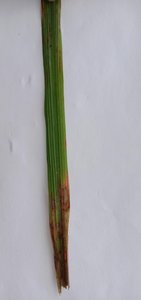
#> input picture Dhan-Shomadhan/preprocessing/thumbnails/00cb9c69873fff1f9e89.jpg, 141 x 300 px
$ python -i prepare_dataset.py   (imports and definitions only)
#> lines starting #> are read from the running program, lines starting #| are printed output that depends on the picture
#> further down, picture is the input picture: PIL image 141x300 RGB; mean R, G, B 169.8, 169.5, 172
"""Audit Dhan-Shomadhan and create shared, group-disjoint repeated holdouts.

Python 3.12; NumPy and Pillow. No images are edited or deleted.
Run `python prepare_dataset.py --help` for the two-stage workflow.
"""
from __future__ import annotations

import argparse
import csv
import hashlib
import json
import platform
import random
from collections import Counter, defaultdict
from concurrent.futures import ThreadPoolExecutor
from pathlib import Path

import numpy as np
import PIL
from PIL import Image, ImageDraw, ImageFont, ImageOps

CLASSES = {"brown_spot": 0, "leaf_scald": 1, "rice_blast": 2,
           "rice_tungro": 3, "sheath_blight": 4}
BACKGROUNDS = {"field": 0, "white": 1}
DISEASE_ALIASES = {
    "brown spot": "brown_spot", "browon spot": "brown_spot",
    "leaf scaled": "leaf_scald", "leaf scald": "leaf_scald",
    "rice blast": "rice_blast", "rice turgro": "rice_tungro",
    "rice tungro": "rice_tungro", "shath blight": "sheath_blight",
    "sheath blight": "sheath_blight"}
BACKGROUND_ALIASES = {"field background": "field", "white background": "white"}
EXTENSIONS = {".jpg", ".jpeg", ".png", ".bmp", ".tif", ".tiff", ".webp"}
SEEDS = (11, 22, 33, 44, 55)
RATIOS = np.array([.70, .15, .15])
PARTITIONS = ("train", "validation", "test")
RESAMPLE = Image.Resampling.LANCZOS


def norm(text):
    return " ".join(text.casefold().split())


def sha_file(path):
    with Path(path).open("rb") as f:
        return hashlib.file_digest(f, "sha256").hexdigest()


def digest(value):
    return hashlib.sha256(json.dumps(value, sort_keys=True).encode()).hexdigest()


def write_json(path, value):
    Path(path).write_text(json.dumps(value, indent=2, sort_keys=True) + "\n")


def read_csv(path):
    with Path(path).open(newline="", encoding="utf-8-sig") as f:
        return list(csv.DictReader(f))


# [16 lines left out: functions write_csv, rgb_image, not called in this run]


def pack_hash(bits):
    return f"{int(''.join('1' if v else '0' for v in bits.ravel()), 2):016x}"


def perceptual_hashes(im):
    # dHash: 64 horizontal comparisons on a 9x8 grayscale thumbnail.
    a = np.asarray(im.convert("L").resize((9, 8), RESAMPLE))
    dhash = pack_hash(a[:, 1:] > a[:, :-1])
#> dhash = '969e9898989998d8'
    # pHash: orthonormal DCT-II on 32x32 grayscale; top-left 8x8, AC median.
    a = np.asarray(im.convert("L").resize((32, 32), RESAMPLE), dtype=float)
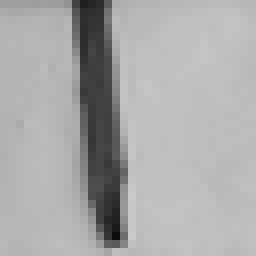
#> a: shape (32, 32) float64 (shown 8 times larger); min 13, max 201, mean 169.8
    k = np.arange(32)[:, None]
    c = np.cos(np.pi * (np.arange(32)[None, :] + .5) * k / 32) / 4
    c[0] /= np.sqrt(2)
    low = (c @ a @ c.T)[:8, :8]
    phash = pack_hash(low > np.median(low.ravel()[1:]))
#> phash = 'b11cce31ce394e33'
    return dhash, phash


# [190 lines left out: functions label_path, inspect_one, counts, sample_figure, metadata_check, source_images and 2 more, not called in this run]


class UnionFind:
    def __init__(self, ids):
        self.parent = {i: i for i in ids}

    # [4 lines left out: function find, not called in this run]

    def union(self, a, b):
        x, y = sorted([self.find(a), self.find(b)])
        self.parent[y] = x


# [227 lines left out: functions resolve_inventory, grouped_split, validate_split, build, not called in this run]


class RiceDataset:
    """Map-style dataset compatible with torch.utils.data.DataLoader.

    Without a transform, image is an RGB PIL image. Supply training transforms
    only to a train manifest; supply deterministic transforms for evaluation.
    Background is returned as metadata, never concatenated to image features.
    """
    # [18 lines left out: function __init__, not called in this run]

    def __len__(self):
        return len(self.rows)

    # [26 lines left out: functions __getitem__, main, not called in this run]


# [2 lines not run here, left out]

>>> from PIL import Image
>>> picture = Image.open('../Dhan-Shomadhan/preprocessing/thumbnails/00cb9c69873fff1f9e89.jpg')
>>> result = perceptual_hashes(picture)
#> result = ('969e9898989998d8', 'b11cce31ce394e33')

$ run again, on Dhan-Shomadhan/preprocessing/thumbnails/0f2c985bdc92858d7ca4.jpg
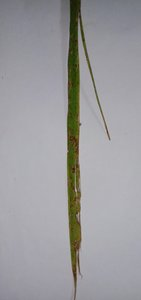
#> input picture Dhan-Shomadhan/preprocessing/thumbnails/0f2c985bdc92858d7ca4.jpg, 141 x 300 px
#> picture is the input picture: PIL image 141x300 RGB; mean R, G, B 155.8, 155.2, 157.4
#> dhash = 'acaceeedecececec'
#> in perceptual_hashes, `a = np.asarray(im.convert("L").resize((32, 32), RESAMPLE), dtype=float)`:
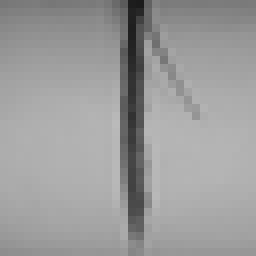
#> a: shape (32, 32) float64 (shown 8 times larger); min 27, max 186, mean 155.6
#> phash = 'a666193659665976'
#> result = ('acaceeedecececec', 'a666193659665976')
